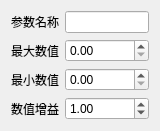
<?xml version="1.0" encoding="UTF-8"?>
<ui version="4.0">
 <class>Dialog</class>
 <widget class="QDialog" name="Dialog">
  <property name="geometry">
   <rect>
    <x>0</x>
    <y>0</y>
    <width>125</width>
    <height>120</height>
   </rect>
  </property>
  <property name="windowTitle">
   <string>参数设置</string>
  </property>
  <layout class="QGridLayout" name="gridLayout">
   <item row="0" column="0">
    <widget class="QLabel" name="label_4">
     <property name="text">
      <string>参数名称</string>
     </property>
    </widget>
   </item>
   <item row="0" column="1">
    <widget class="QLineEdit" name="lineEdit_name"/>
   </item>
   <item row="1" column="0">
    <widget class="QLabel" name="label">
     <property name="text">
      <string>最大数值</string>
     </property>
    </widget>
   </item>
   <item row="1" column="1">
    <widget class="QDoubleSpinBox" name="doubleSpinBox_max">
     <property name="maximum">
      <double>6553600.000000000000000</double>
     </property>
    </widget>
   </item>
   <item row="2" column="0">
    <widget class="QLabel" name="label_2">
     <property name="text">
      <string>最小数值</string>
     </property>
    </widget>
   </item>
   <item row="2" column="1">
    <widget class="QDoubleSpinBox" name="doubleSpinBox_min"/>
   </item>
   <item row="3" column="0">
    <widget class="QLabel" name="label_3">
     <property name="text">
      <string>数值增益</string>
     </property>
    </widget>
   </item>
   <item row="3" column="1">
    <widget class="QDoubleSpinBox" name="doubleSpinBox_gain">
     <property name="decimals">
      <number>2</number>
     </property>
     <property name="minimum">
      <double>0.010000000000000</double>
     </property>
     <property name="maximum">
      <double>100.000000000000000</double>
     </property>
     <property name="singleStep">
      <double>0.010000000000000</double>
     </property>
     <property name="value">
      <double>1.000000000000000</double>
     </property>
    </widget>
   </item>
  </layout>
 </widget>
 <resources/>
 <connections/>
</ui>
